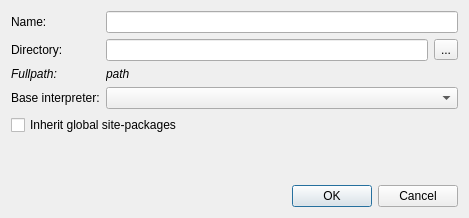
<?xml version="1.0" encoding="UTF-8"?>
<ui version="4.0">
 <class>Dialog</class>
 <widget class="QDialog" name="Dialog">
  <property name="geometry">
   <rect>
    <x>0</x>
    <y>0</y>
    <width>469</width>
    <height>218</height>
   </rect>
  </property>
  <property name="windowTitle">
   <string>Create virtual environment</string>
  </property>
  <property name="windowIcon">
   <iconset>
    <normaloff>:/icons/interpreter-venv.png</normaloff>:/icons/interpreter-venv.png</iconset>
  </property>
  <layout class="QGridLayout" name="gridLayout">
   <item row="0" column="0">
    <layout class="QFormLayout" name="formLayout_2">
     <property name="fieldGrowthPolicy">
      <enum>QFormLayout::AllNonFixedFieldsGrow</enum>
     </property>
     <item row="0" column="0">
      <widget class="QLabel" name="label">
       <property name="text">
        <string>Name:</string>
       </property>
      </widget>
     </item>
     <item row="0" column="1">
      <widget class="QLineEdit" name="edit_name">
       <property name="toolTip">
        <string>Name of the virtual environment</string>
       </property>
      </widget>
     </item>
     <item row="1" column="0">
      <widget class="QLabel" name="label_2">
       <property name="text">
        <string>Directory:</string>
       </property>
      </widget>
     </item>
     <item row="1" column="1">
      <layout class="QHBoxLayout" name="horizontalLayout">
       <item>
        <widget class="QLineEdit" name="edit_dir">
         <property name="toolTip">
          <string>Path where to create the virtual env.</string>
         </property>
        </widget>
       </item>
       <item>
        <widget class="QToolButton" name="bt_dir">
         <property name="toolTip">
          <string>Choose directory</string>
         </property>
         <property name="text">
          <string>...</string>
         </property>
        </widget>
       </item>
      </layout>
     </item>
     <item row="2" column="0">
      <widget class="QLabel" name="label_4">
       <property name="font">
        <font>
         <italic>true</italic>
        </font>
       </property>
       <property name="text">
        <string>Fullpath:</string>
       </property>
      </widget>
     </item>
     <item row="2" column="1">
      <widget class="QLabel" name="label_full_path">
       <property name="font">
        <font>
         <italic>true</italic>
        </font>
       </property>
       <property name="toolTip">
        <string>Full path (Directory + Name)</string>
       </property>
       <property name="text">
        <string>path</string>
       </property>
      </widget>
     </item>
     <item row="3" column="0">
      <widget class="QLabel" name="label_3">
       <property name="text">
        <string>Base interpreter:</string>
       </property>
      </widget>
     </item>
     <item row="3" column="1">
      <widget class="QComboBox" name="combo_interpreters">
       <property name="toolTip">
        <string>Choose the base interpreter to use to create the virtual environment.</string>
       </property>
      </widget>
     </item>
    </layout>
   </item>
   <item row="3" column="0">
    <widget class="QDialogButtonBox" name="buttonBox">
     <property name="orientation">
      <enum>Qt::Horizontal</enum>
     </property>
     <property name="standardButtons">
      <set>QDialogButtonBox::Cancel|QDialogButtonBox::Ok</set>
     </property>
    </widget>
   </item>
   <item row="1" column="0">
    <widget class="QCheckBox" name="check_box_site_packages">
     <property name="toolTip">
      <string>Inherit global site-packages</string>
     </property>
     <property name="text">
      <string>Inherit global site-packages</string>
     </property>
    </widget>
   </item>
   <item row="2" column="0">
    <spacer name="verticalSpacer">
     <property name="orientation">
      <enum>Qt::Vertical</enum>
     </property>
     <property name="sizeHint" stdset="0">
      <size>
       <width>20</width>
       <height>40</height>
      </size>
     </property>
    </spacer>
   </item>
  </layout>
 </widget>
 <resources>
  <include location="hackedit_python.qrc"/>
 </resources>
 <connections>
  <connection>
   <sender>buttonBox</sender>
   <signal>accepted()</signal>
   <receiver>Dialog</receiver>
   <slot>accept()</slot>
   <hints>
    <hint type="sourcelabel">
     <x>248</x>
     <y>254</y>
    </hint>
    <hint type="destinationlabel">
     <x>157</x>
     <y>274</y>
    </hint>
   </hints>
  </connection>
  <connection>
   <sender>buttonBox</sender>
   <signal>rejected()</signal>
   <receiver>Dialog</receiver>
   <slot>reject()</slot>
   <hints>
    <hint type="sourcelabel">
     <x>316</x>
     <y>260</y>
    </hint>
    <hint type="destinationlabel">
     <x>286</x>
     <y>274</y>
    </hint>
   </hints>
  </connection>
 </connections>
</ui>
